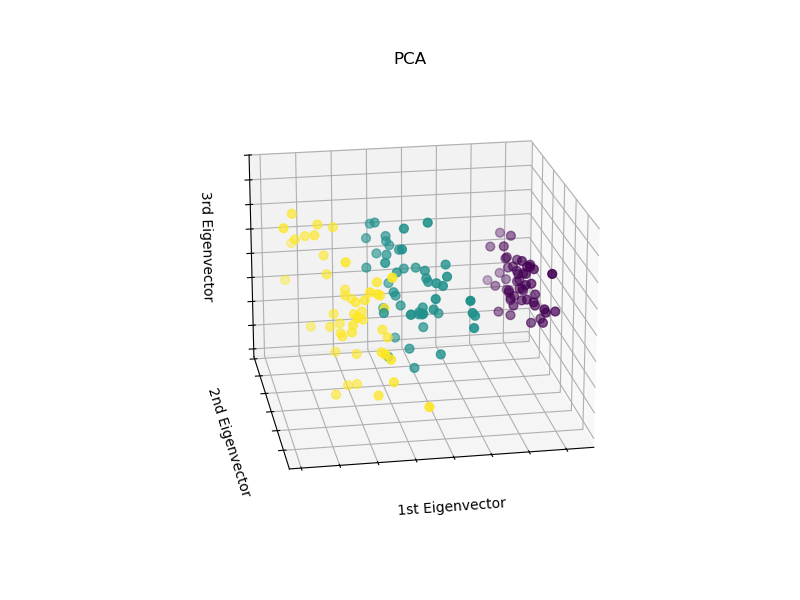

Reproduce this figure in Python.
""" p6_7.py """

import matplotlib.pyplot as plt
from sklearn.datasets import load_iris
from sklearn.decomposition import PCA

iris = load_iris()

fig = plt.figure(1, figsize=(8, 6))
ax = fig.add_subplot(111, projection="3d", elev=-160, azim=100)

X_reduced = PCA(n_components=3).fit_transform(iris['data'])
ax.scatter(
    X_reduced[:, 0],
    X_reduced[:, 1],
    X_reduced[:, 2],
    c=iris['target'],
    s=40,
)

ax.set_title("PCA")
ax.set_xlabel("1st Eigenvector")
ax.xaxis.set_ticklabels([])
ax.set_ylabel("2nd Eigenvector")
ax.yaxis.set_ticklabels([])
ax.set_zlabel("3rd Eigenvector")
ax.zaxis.set_ticklabels([])

# plt.show()
plt.savefig("p6_7.png")
